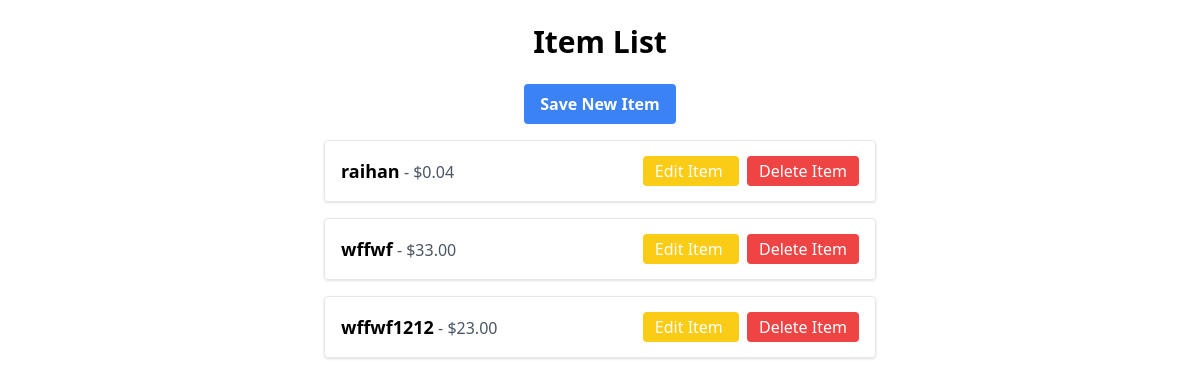
The app's page /form, older data.
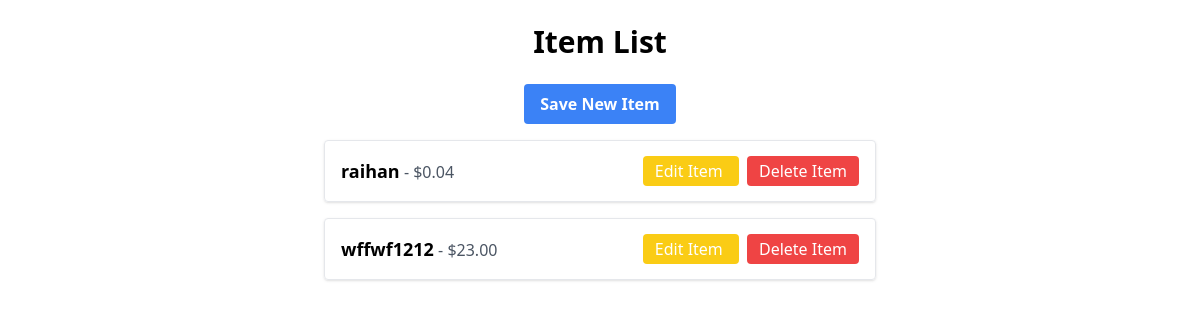
The same page, newer data.
### app/models.py (models this page shows, shortened)
class Item(models.Model):
    name = models.CharField(max_length=100)
    description = models.TextField()
    price = models.DecimalField(max_digits=10, decimal_places=2)
    created_at = models.DateTimeField(auto_now_add=True)
    updated_at = models.DateTimeField(auto_now=True)

### app/views.py (the view)
# urls.py: path('form', views.item_list, name='item_list'),
def item_list(request):
    items = Item.objects.all()
    return render(request, 'item_list.html', {'items': items})

### templates/item_list.html (shortened to what this page needs)
<!DOCTYPE html>
<html lang="en">
<head>
    <script src="https://cdn.tailwindcss.com"></script>
</head>
<body>
    <div class="container w-2/4 mx-auto p-6">
        <h1 class="text-3xl font-bold mb-6 text-center">Item List</h1>
        <div class="flex justify-center mb-4">
            <a href="{% url 'item_create' %}"
               class="px-4 py-2 bg-blue-500 text-white font-semibold rounded hover:bg-blue-600">
                Save New Item
            </a>
        </div>
        <ul class="space-y-4">
            {% for item in items %}
                <li class="flex justify-between items-center p-4 border rounded shadow">
                    <div>
                        <span class="font-bold text-lg">{{ item.name }}</span>
                        <span class="text-gray-600">- ${{ item.price }}</span>
                    </div>
                    <div class="space-x-2">
                        <a href="{% url 'item_update' item.id %}"
                           class="px-3 py-1 bg-yellow-400 text-white rounded hover:bg-yellow-500">
                            Edit Item
                        </a>
                        <a href="{% url 'item_delete' item.id %}"
                           class="px-3 py-1 bg-red-500 text-white rounded hover:bg-red-600">
                            Delete Item
                        </a>
                    </div>
                </li>
            {% endfor %}
        </ul>
    </div>
</body>
</html>

Row changes from the older to the newer data that the page shows:
removed Item: name "wffwf", price "33.00"
